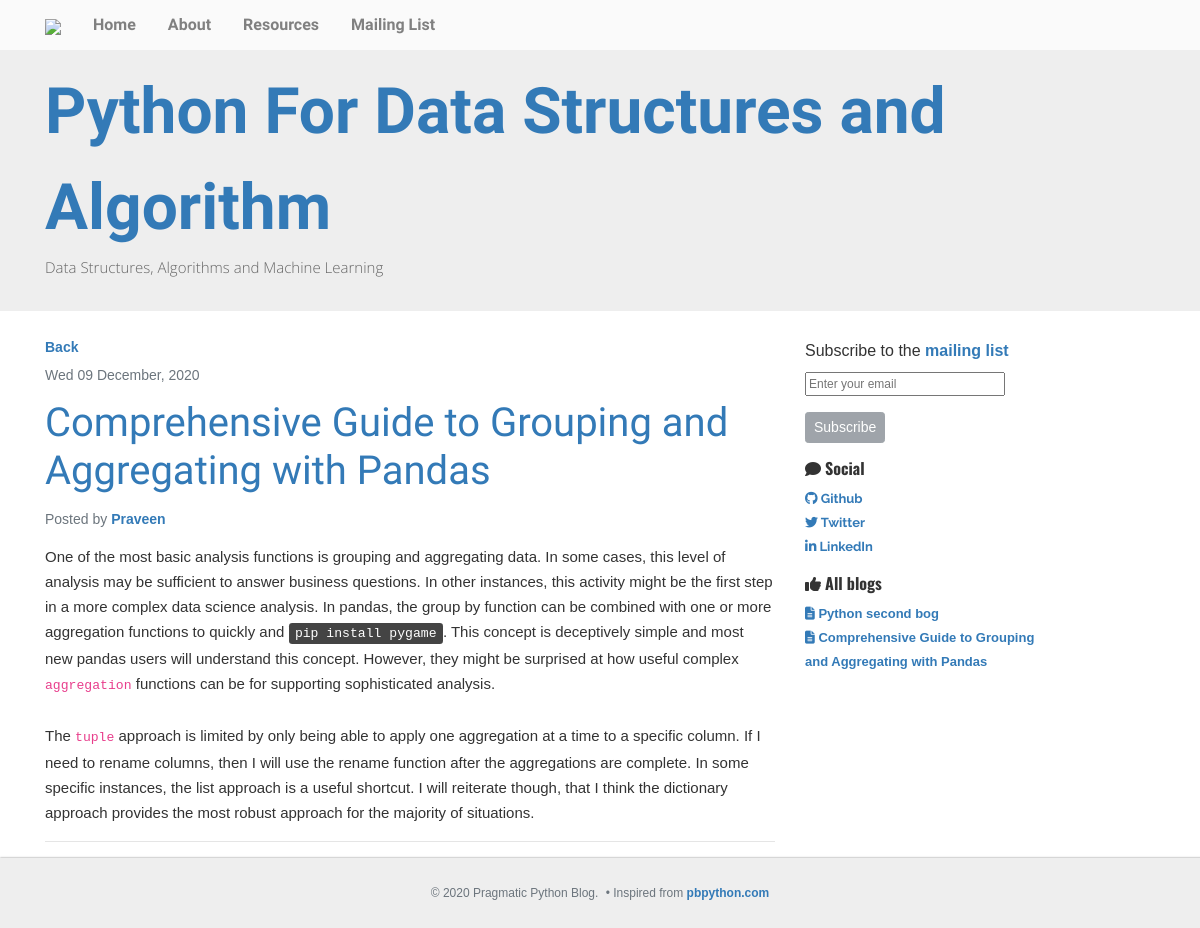
The page /1 on the database its author committed.
### blog/models.py (models this page shows, shortened)
class Blog(models.Model):
	title = models.CharField(max_length=300)
	date = models.DateTimeField()
	summary = models.TextField()

### blog/views.py (the view)
# urls.py: path('<int:blog_id>', views.single_blog, name='single-blog'),
def single_blog(request, blog_id):
	blog = get_object_or_404(Blog, id=blog_id)
	all_blogs = Blog.objects.all()[::-1]
	context = {
		'blog':blog,
		'blogs': all_blogs,
	}
	return render(request, 'blog/single_blog.html', context)

### blog/templates/blog/single_blog.html
{% extends 'blog/base.html' %}
{% block content %}
<div class="article">
    <a href="{% url 'home' %}">Back</a>
    <h6 class="text-muted my-2">{{ blog.date|date:"D d F, Y" }}</h6>
    <a href="#">
        <h1 class="my-3">{{ blog.title }}</h1>
    </a>
    <h5 class="text-muted mb-3">Posted by <a href="#">Praveen</a></h5>
    <p>{{ blog.summary|safe }}</p>
    <hr>
</div>
{% endblock content %}

### blog/templates/blog/base.html (shortened to what this page needs)
{% load static %}
<!doctype html>
<html lang="en">
<head>
    <link rel="stylesheet" href="https://maxcdn.bootstrapcdn.com/bootstrap/4.0.0/css/bootstrap.min.css">
    <link rel="stylesheet" type="text/css" href="{% static 'blog/style.css' %}">
</head>
<body>
    <nav style="position: fixed; width: 100%; z-index: 2" class="navbar navbar-expand-lg navbar-light bg-light">
        <div class="container">
            <a class="navbar-brand" href="{% url 'home' %}"><img src="https://img.icons8.com/color/28/000000/python.png"/></a>
            <div class="collapse navbar-collapse" id="navbarSupportedContent">
                <ul class="navbar-nav mr-auto">
                    <li class="nav-item">
                        <a class="nav-link mx-2" href="{% url 'home' %}">Home</a>
                    </li>
                    <li class="nav-item">
                        <a class="nav-link mx-2" href="{% url 'about' %}">About</a>
                    </li>
                    <li class="nav-item">
                        <a class="nav-link mx-2" href="{% url 'resource' %}">Resources</a>
                    </li>
                    <li class="nav-item">
                        <a class="nav-link mx-2" href="{% url 'mailing' %}">Mailing List</a>
                    </li>
                </ul>
            </div>
        </div>
    </nav>
    <br><br>
    <div class="py-3 title">
        <div class="container">
            <a href="{% url 'home' %}">Python For Data Structures and Algorithm</a>
            <p class="mb-3">Data Structures, Algorithms and Machine Learning</p>
        </div>
    </div>
    <main role="main" class="mt-4 container">
        <div class="row">
            <div class="col-md-8">
                {% block content %}{% endblock %}
            </div>
            <div class="col-md-3 right">
                <div class="content-section mb-3">
                    <p class="p-0 my-1">Subscribe to the <a href="#" >mailing list</a></p>
                    <form class="my-2">
                      <p><input type="text" placeholder="Enter your email"></p>
                      <button class="btn btn-secondary btn-sm" disabled="">Subscribe</button>
                    </form>
                </div>
                <h6><i class="fas fa-comment"></i> Social</h6>
                <ul class="list-unstyled links">
                  <li><a href="https://github.com/praveeenrm" target="_blank"><i class="fa fa-github"></i> Github</a></li>
                  <li><a href="https://twitter.com/Praveen_R_M" target="_blank"><i class="fa fa-twitter"></i> Twitter</a></li>
                  <li><a href="https://linkedin.com/in/praveen-r-2009a0165" target="_blank"><i class="fa fa-linkedin"></i> LinkedIn</a></li>
                </ul>
                <h6><i class="fas fa-thumbs-up"></i> All blogs</h6>
                <ul class="list-unstyled popular">
                    {% for blog in blogs %}
                        <li><a href="{% url 'single-blog' blog.id %}"><i class="my-1 fas fa-file-alt"></i> {{ blog.title }}</a></li>
                    {% endfor %}
                </ul>
            </div>
        </div>
    </main>
    <footer>
        <p class="mt-3 text-muted">&copy; 2020 Pragmatic Python Blog. <span class="ml-1">&#8226 Inspired from <a href="https://pbpython.com" target="_blank">pbpython.com</a></span></p>
    </footer>
</body>
</html>

### blog/static/blog/style.css (style rules this page uses)
body { font-family: 'Noto Sans JP', sans-serif !important; color: #333 !important; }
a { color: #337AB7 !important; font-weight: bold; }
.navbar { padding-top: 0.3rem !important; padding-bottom: 0.3rem !important; background: #fafafa !important; }
.nav-item { font-size: 16px !important; }
.nav-link { color: grey !important; font-family: 'Mukta', sans-serif; }
.title { background: #eee; font-size: 4rem; font-family: 'Fjalla One', sans-serif; }
.title div p { font-size: 15px; color: #666; font-weight: 100; font-family: 'Open Sans', sans-serif; }
.title a { color: #337AB7 !important; }
.content-section form input { font-size: 12px !important; width: 200px; }
.article a h1 { font-family: 'Fjalla One', sans-serif; }
.article h5 { font-size: 14px; }
.article h6 { font-size: 14px; }
.article p { font-size: 15px; line-height: 25px; margin-bottom: 10px; }
.article a { font-size: 14px; font-weight: bold !important; }
.popular li a { font-size: 13px; }
.links li a { font-size: 13px; font-family: 'Raleway', sans-serif; }
.right h6 { font-weight: bold !important; font-family: 'Oswald', sans-serif; }
footer { display: flex; flex-direction: column; justify-content: center; align-items: center; height: 70px; background: #eee; box-shadow: 1px 1px 2px 1px rgba(0, 0, 0, 0.5); }
footer p { font-size: 12px; }
body { background: #fff; }
kbd { background: #444; }

### rows shown on the page
Blog: date "Wed 09 December, 2020", title "Comprehensive Guide to Grouping and Aggregating with Pandas", summary "One of the most basic analysis functions is grouping and aggregating data. In some cases, this level of analysis may be sufficient to answer business questions. In other instances, this activity might be the first step in a more complex data science analysis. In pandas, the group by function can be combined with one or more aggregation functions to quickly and pip install pygame . This concept is deceptively simple and most new pandas users will understand this concept. However, they might be surprised at how useful complex aggregation functions can be for supporting sophisticated analysis. The tuple approach is limited by only being able to apply one aggregation at a time to a specific…"
Blog: title "Python second bog"
